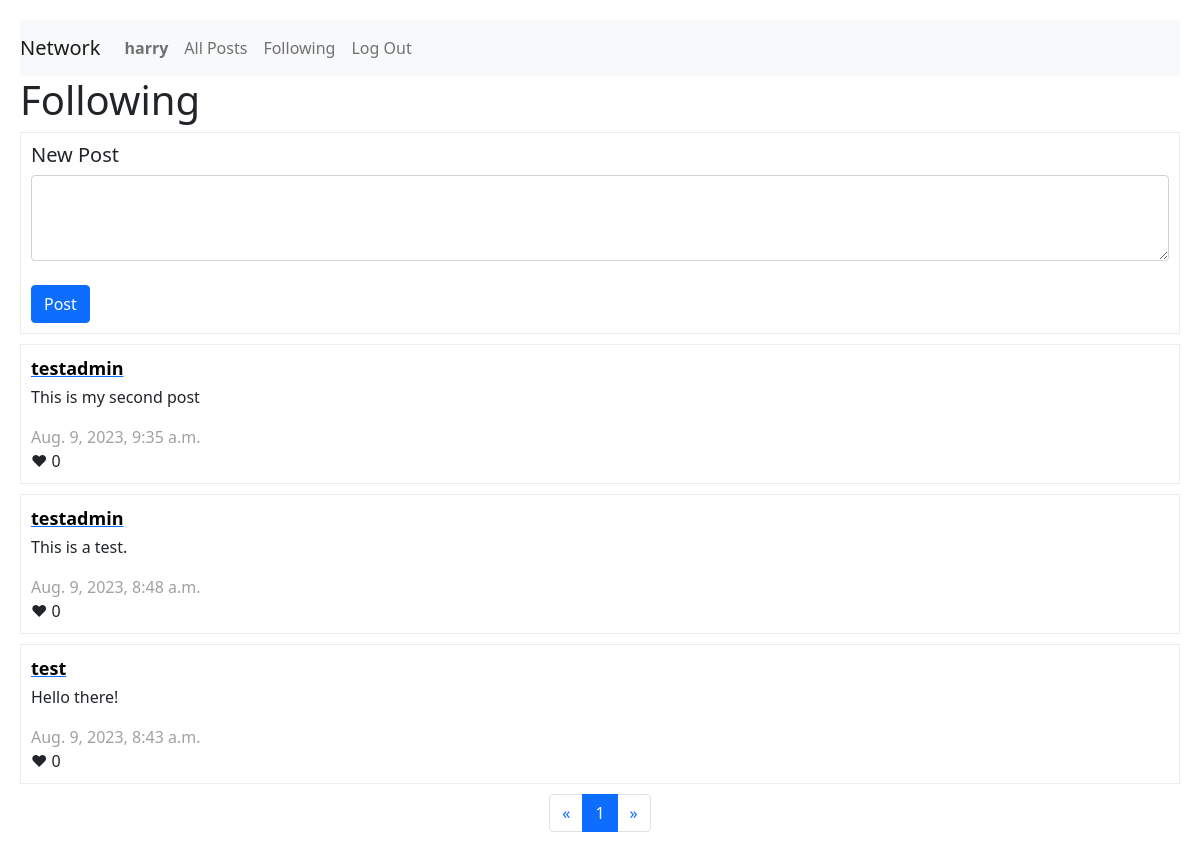
The app's page /following (signed in), older data.
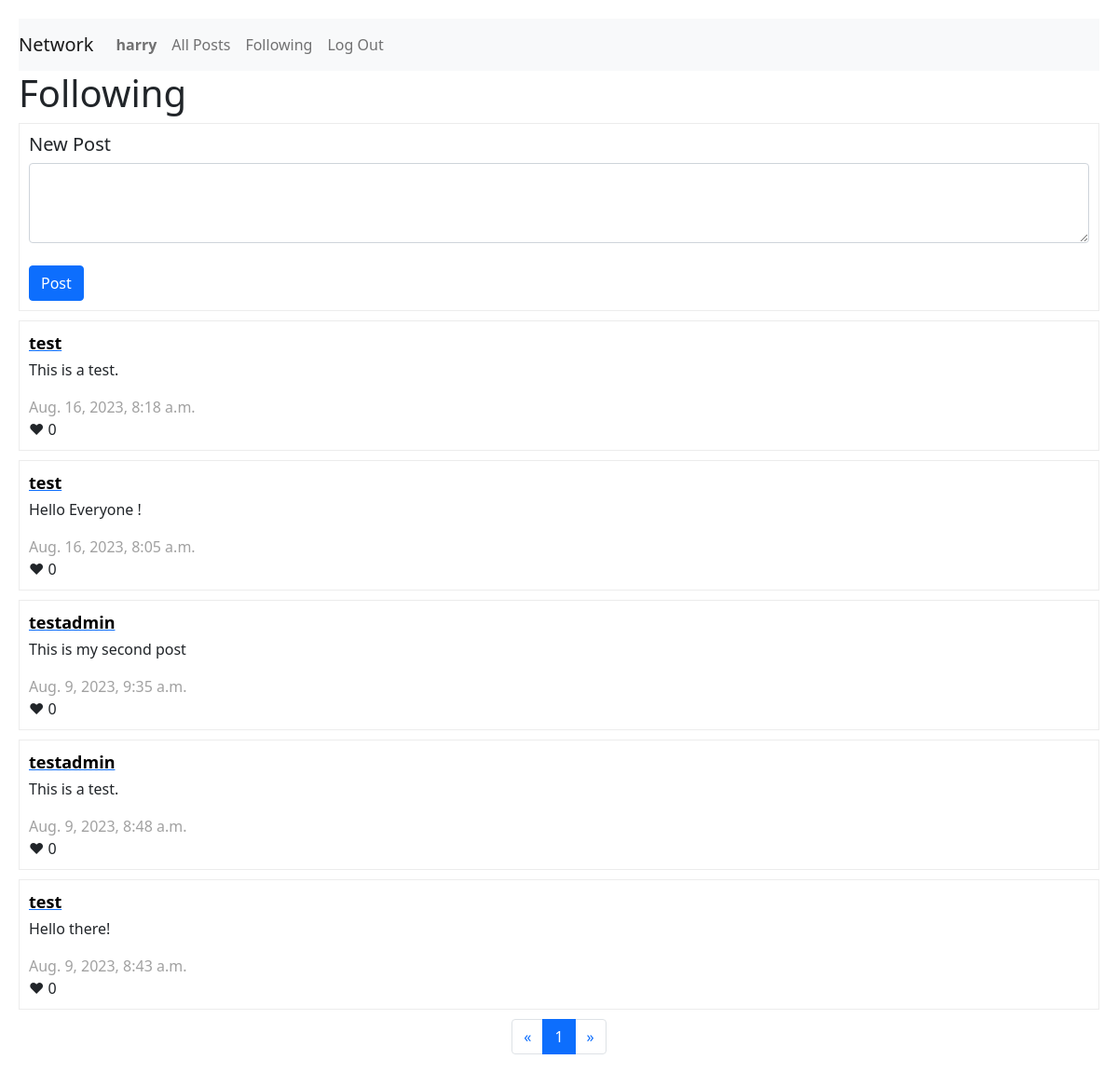
The same page, newer data.
### network/models.py (models this page shows, shortened)
class Post(models.Model):
    user = models.ForeignKey(User, on_delete=models.CASCADE, related_name="posts")
    text = models.CharField(max_length=500)
    timestamp = models.DateTimeField(auto_now_add=True)
    likes = models.IntegerField(editable=False, default=0)

class User(AbstractUser):
    pass

### network/views.py (the view)
# urls.py: path("following", views.following, name="following"),
@login_required
def following(request):
    followed_users = Following.objects.filter(user=request.user).values_list('followed_users', flat=True)
    posts = Post.objects.filter(user__in=followed_users).order_by("-timestamp")
    paginator = Paginator(posts, 10)
    page_number = request.GET.get('page')
    page_obj = paginator.get_page(page_number)
    return render(request, "network/following.html", {
        "page_obj":page_obj,
        "form":PostForm,
    })

### network/templates/network/following.html (shortened to what this page needs)
{% extends "network/layout.html" %}
{% block body %}
    <h1>Following</h1>
    {% if user.is_authenticated %}
        <form method = "post" id="create-post" action="{% url 'create_post' %}">
            <h5>New Post</h5>
            <div id="new-post">
                {{ form }}
            </div>
            <br>
            <button class="btn btn-primary" type="submit" id="send-post">Post</button>
        </form>
    {% endif %}
    <div id = view-posts>
        {% for post in page_obj %}
        <div id = post-details>
            <a href="{% url 'view_profile' post.user.id %}"><div class="username">{{ post.user.username}}</div></a>
            <div class="text">{{ post.text|linebreaks}}</div>
            <div class="timestamp">{{ post.timestamp}}</div>
            <div class="likes">&#10084; {{ post.likes}}</div>
        </div>
        {% endfor %}
        {% include "network/pagination.html" %}
    </div>
{% endblock %}

Row changes from the older to the newer data that the page shows:
added Post: user.username "test", text "This is a test.", timestamp "Aug. 16, 2023, 8:18 a.m.", likes "0"
added Post: user.username "test", text "Hello Everyone !", timestamp "Aug. 16, 2023, 8:05 a.m.", likes "0"
